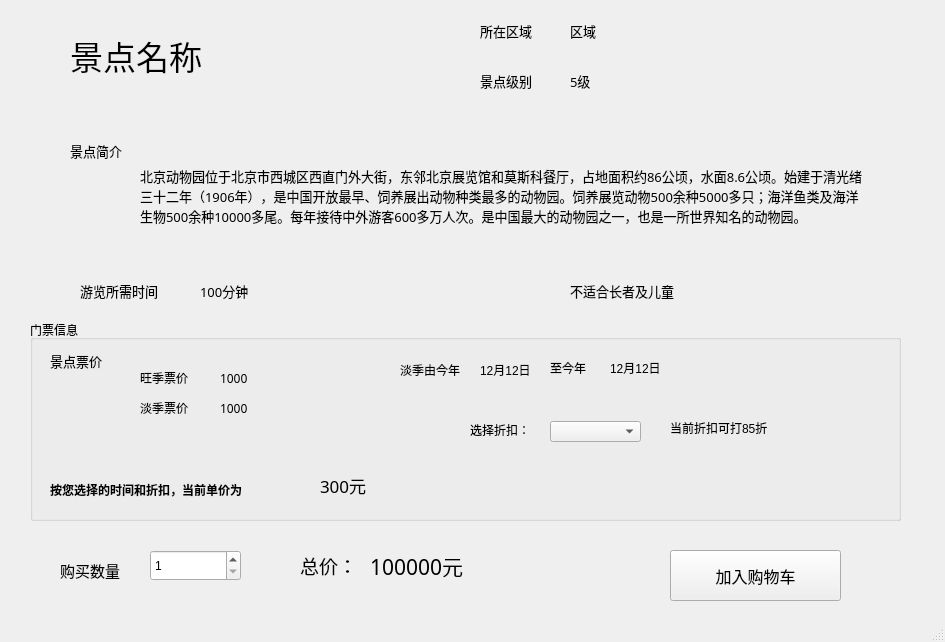
<?xml version="1.0" encoding="UTF-8"?>
<ui version="4.0">
 <class>onesite</class>
 <widget class="QMainWindow" name="onesite">
  <property name="geometry">
   <rect>
    <x>0</x>
    <y>0</y>
    <width>945</width>
    <height>642</height>
   </rect>
  </property>
  <property name="windowTitle">
   <string>MainWindow</string>
  </property>
  <widget class="QWidget" name="centralwidget">
   <widget class="QLabel" name="label_12">
    <property name="geometry">
     <rect>
      <x>70</x>
      <y>140</y>
      <width>91</width>
      <height>21</height>
     </rect>
    </property>
    <property name="font">
     <font>
      <family>微软雅黑</family>
      <pointsize>10</pointsize>
     </font>
    </property>
    <property name="text">
     <string>景点简介</string>
    </property>
   </widget>
   <widget class="QLabel" name="label_10">
    <property name="geometry">
     <rect>
      <x>480</x>
      <y>70</y>
      <width>91</width>
      <height>21</height>
     </rect>
    </property>
    <property name="font">
     <font>
      <family>微软雅黑</family>
      <pointsize>10</pointsize>
     </font>
    </property>
    <property name="text">
     <string>景点级别</string>
    </property>
   </widget>
   <widget class="QLabel" name="label_14">
    <property name="geometry">
     <rect>
      <x>80</x>
      <y>280</y>
      <width>111</width>
      <height>21</height>
     </rect>
    </property>
    <property name="font">
     <font>
      <family>微软雅黑</family>
      <pointsize>10</pointsize>
     </font>
    </property>
    <property name="text">
     <string>游览所需时间</string>
    </property>
   </widget>
   <widget class="QLabel" name="label_13">
    <property name="geometry">
     <rect>
      <x>480</x>
      <y>20</y>
      <width>91</width>
      <height>21</height>
     </rect>
    </property>
    <property name="font">
     <font>
      <family>微软雅黑</family>
      <pointsize>10</pointsize>
     </font>
    </property>
    <property name="text">
     <string>所在区域</string>
    </property>
   </widget>
   <widget class="QLabel" name="name">
    <property name="geometry">
     <rect>
      <x>70</x>
      <y>10</y>
      <width>321</width>
      <height>91</height>
     </rect>
    </property>
    <property name="font">
     <font>
      <family>微软雅黑</family>
      <pointsize>25</pointsize>
     </font>
    </property>
    <property name="text">
     <string>景点名称</string>
    </property>
   </widget>
   <widget class="QLabel" name="area">
    <property name="geometry">
     <rect>
      <x>570</x>
      <y>20</y>
      <width>91</width>
      <height>21</height>
     </rect>
    </property>
    <property name="font">
     <font>
      <family>微软雅黑</family>
      <pointsize>10</pointsize>
     </font>
    </property>
    <property name="text">
     <string>区域</string>
    </property>
   </widget>
   <widget class="QLabel" name="level">
    <property name="geometry">
     <rect>
      <x>570</x>
      <y>70</y>
      <width>91</width>
      <height>21</height>
     </rect>
    </property>
    <property name="font">
     <font>
      <family>微软雅黑</family>
      <pointsize>10</pointsize>
     </font>
    </property>
    <property name="text">
     <string>5级</string>
    </property>
   </widget>
   <widget class="QGroupBox" name="groupBox">
    <property name="geometry">
     <rect>
      <x>30</x>
      <y>320</y>
      <width>871</width>
      <height>201</height>
     </rect>
    </property>
    <property name="title">
     <string>门票信息</string>
    </property>
    <widget class="QLabel" name="pricehigh">
     <property name="geometry">
      <rect>
       <x>190</x>
       <y>50</y>
       <width>71</width>
       <height>16</height>
      </rect>
     </property>
     <property name="font">
      <font>
       <family>微软雅黑</family>
      </font>
     </property>
     <property name="text">
      <string>1000</string>
     </property>
    </widget>
    <widget class="QLabel" name="begintime">
     <property name="geometry">
      <rect>
       <x>450</x>
       <y>40</y>
       <width>72</width>
       <height>20</height>
      </rect>
     </property>
     <property name="text">
      <string>12月12日</string>
     </property>
    </widget>
    <widget class="QLabel" name="label_5">
     <property name="geometry">
      <rect>
       <x>370</x>
       <y>40</y>
       <width>81</width>
       <height>20</height>
      </rect>
     </property>
     <property name="font">
      <font>
       <family>微软雅黑</family>
      </font>
     </property>
     <property name="text">
      <string>淡季由今年</string>
     </property>
    </widget>
    <widget class="QLabel" name="label_6">
     <property name="geometry">
      <rect>
       <x>110</x>
       <y>50</y>
       <width>71</width>
       <height>16</height>
      </rect>
     </property>
     <property name="font">
      <font>
       <family>微软雅黑</family>
      </font>
     </property>
     <property name="text">
      <string>旺季票价</string>
     </property>
    </widget>
    <widget class="QLabel" name="label_3">
     <property name="geometry">
      <rect>
       <x>20</x>
       <y>30</y>
       <width>91</width>
       <height>21</height>
      </rect>
     </property>
     <property name="font">
      <font>
       <family>微软雅黑</family>
       <pointsize>10</pointsize>
      </font>
     </property>
     <property name="text">
      <string>景点票价</string>
     </property>
    </widget>
    <widget class="QLabel" name="label_9">
     <property name="geometry">
      <rect>
       <x>20</x>
       <y>160</y>
       <width>261</width>
       <height>21</height>
      </rect>
     </property>
     <property name="font">
      <font>
       <family>微软雅黑</family>
      </font>
     </property>
     <property name="text">
      <string>&lt;html&gt;&lt;head/&gt;&lt;body&gt;&lt;p&gt;&lt;span style=&quot; font-weight:600;&quot;&gt;按您选择的时间和折扣，当前单价为&lt;/span&gt;&lt;/p&gt;&lt;/body&gt;&lt;/html&gt;</string>
     </property>
    </widget>
    <widget class="QLabel" name="pricelow">
     <property name="geometry">
      <rect>
       <x>190</x>
       <y>80</y>
       <width>71</width>
       <height>16</height>
      </rect>
     </property>
     <property name="font">
      <font>
       <family>微软雅黑</family>
      </font>
     </property>
     <property name="text">
      <string>1000</string>
     </property>
    </widget>
    <widget class="QLabel" name="endtime">
     <property name="geometry">
      <rect>
       <x>580</x>
       <y>40</y>
       <width>72</width>
       <height>15</height>
      </rect>
     </property>
     <property name="text">
      <string>12月12日</string>
     </property>
    </widget>
    <widget class="QLabel" name="label_8">
     <property name="geometry">
      <rect>
       <x>110</x>
       <y>80</y>
       <width>61</width>
       <height>16</height>
      </rect>
     </property>
     <property name="font">
      <font>
       <family>微软雅黑</family>
      </font>
     </property>
     <property name="text">
      <string>淡季票价</string>
     </property>
    </widget>
    <widget class="QLabel" name="label_y">
     <property name="geometry">
      <rect>
       <x>520</x>
       <y>40</y>
       <width>51</width>
       <height>16</height>
      </rect>
     </property>
     <property name="font">
      <font>
       <family>微软雅黑</family>
      </font>
     </property>
     <property name="text">
      <string>至今年</string>
     </property>
    </widget>
    <widget class="QComboBox" name="dis_type">
     <property name="geometry">
      <rect>
       <x>520</x>
       <y>101</y>
       <width>91</width>
       <height>21</height>
      </rect>
     </property>
    </widget>
    <widget class="QLabel" name="label">
     <property name="geometry">
      <rect>
       <x>440</x>
       <y>100</y>
       <width>101</width>
       <height>20</height>
      </rect>
     </property>
     <property name="text">
      <string>选择折扣：</string>
     </property>
    </widget>
    <widget class="QLabel" name="cur_dis">
     <property name="geometry">
      <rect>
       <x>640</x>
       <y>100</y>
       <width>191</width>
       <height>16</height>
      </rect>
     </property>
     <property name="text">
      <string>当前折扣可打85折</string>
     </property>
    </widget>
    <widget class="QLabel" name="per_price">
     <property name="geometry">
      <rect>
       <x>290</x>
       <y>150</y>
       <width>121</width>
       <height>31</height>
      </rect>
     </property>
     <property name="font">
      <font>
       <family>黑体</family>
       <pointsize>13</pointsize>
      </font>
     </property>
     <property name="text">
      <string>300元</string>
     </property>
    </widget>
   </widget>
   <widget class="QLabel" name="time">
    <property name="geometry">
     <rect>
      <x>200</x>
      <y>280</y>
      <width>81</width>
      <height>21</height>
     </rect>
    </property>
    <property name="font">
     <font>
      <family>微软雅黑</family>
      <pointsize>10</pointsize>
     </font>
    </property>
    <property name="text">
     <string>100分钟</string>
    </property>
   </widget>
   <widget class="QLabel" name="agetype">
    <property name="geometry">
     <rect>
      <x>570</x>
      <y>280</y>
      <width>161</width>
      <height>21</height>
     </rect>
    </property>
    <property name="font">
     <font>
      <family>微软雅黑</family>
      <pointsize>10</pointsize>
     </font>
    </property>
    <property name="text">
     <string>不适合长者及儿童</string>
    </property>
   </widget>
   <widget class="QPushButton" name="add">
    <property name="geometry">
     <rect>
      <x>670</x>
      <y>550</y>
      <width>171</width>
      <height>51</height>
     </rect>
    </property>
    <property name="font">
     <font>
      <family>微软雅黑</family>
      <pointsize>12</pointsize>
     </font>
    </property>
    <property name="text">
     <string>加入购物车</string>
    </property>
   </widget>
   <widget class="QLabel" name="profile">
    <property name="geometry">
     <rect>
      <x>140</x>
      <y>130</y>
      <width>731</width>
      <height>131</height>
     </rect>
    </property>
    <property name="font">
     <font>
      <family>微软雅黑</family>
      <pointsize>10</pointsize>
     </font>
    </property>
    <property name="text">
     <string>北京动物园位于北京市西城区西直门外大街，东邻北京展览馆和莫斯科餐厅，占地面积约86公顷，水面8.6公顷。始建于清光绪三十二年（1906年），是中国开放最早、饲养展出动物种类最多的动物园。饲养展览动物500余种5000多只；海洋鱼类及海洋生物500余种10000多尾。每年接待中外游客600多万人次。是中国最大的动物园之一，也是一所世界知名的动物园。</string>
    </property>
    <property name="textFormat">
     <enum>Qt::PlainText</enum>
    </property>
    <property name="wordWrap">
     <bool>true</bool>
    </property>
   </widget>
   <widget class="QSpinBox" name="buy_num">
    <property name="geometry">
     <rect>
      <x>150</x>
      <y>550</y>
      <width>91</width>
      <height>31</height>
     </rect>
    </property>
    <property name="minimum">
     <number>1</number>
    </property>
    <property name="maximum">
     <number>1000</number>
    </property>
    <property name="displayIntegerBase">
     <number>10</number>
    </property>
   </widget>
   <widget class="QLabel" name="label_4">
    <property name="geometry">
     <rect>
      <x>60</x>
      <y>560</y>
      <width>91</width>
      <height>21</height>
     </rect>
    </property>
    <property name="font">
     <font>
      <family>等线</family>
      <pointsize>11</pointsize>
     </font>
    </property>
    <property name="text">
     <string>购买数量</string>
    </property>
   </widget>
   <widget class="QLabel" name="label_11">
    <property name="geometry">
     <rect>
      <x>300</x>
      <y>550</y>
      <width>71</width>
      <height>31</height>
     </rect>
    </property>
    <property name="font">
     <font>
      <family>黑体</family>
      <pointsize>14</pointsize>
     </font>
    </property>
    <property name="text">
     <string>总价：</string>
    </property>
   </widget>
   <widget class="QLabel" name="all_price">
    <property name="geometry">
     <rect>
      <x>370</x>
      <y>550</y>
      <width>151</width>
      <height>31</height>
     </rect>
    </property>
    <property name="font">
     <font>
      <family>黑体</family>
      <pointsize>16</pointsize>
     </font>
    </property>
    <property name="text">
     <string>100000元</string>
    </property>
   </widget>
  </widget>
  <widget class="QStatusBar" name="statusbar"/>
 </widget>
 <resources/>
 <connections/>
</ui>
